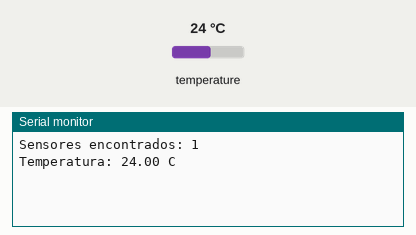
Recording of a sketch running on a simulated ESP32. Shown: the last lines printed to the serial monitor. The test bench sets the inputs (shaded band); at power-on: temperature 24 °C.

Above: at 2.2 s.
2.3 s: temperature set to 12 °C
At 5.4 s:
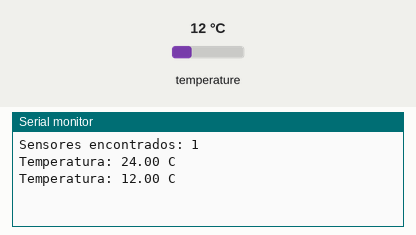
6.0 s: temperature set to 19 °C
At 8.6 s:
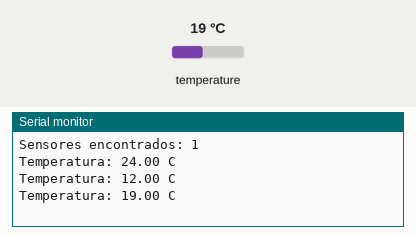
Timing chart, 0 to 10.1 s (numbered marks = the images above; inputs shaded):
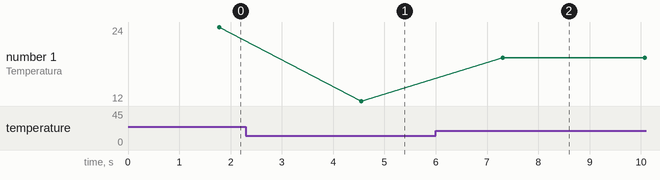

The sketch:

teste_temperatura.ino
```cpp
/*
  Teste do sensor de temperatura DS18B20 (OneWire + ESP32)

  Ligação: VCC -> 3V3, GND -> GND, DQ -> GPIO 4,
  com resistor pull-up de 10 kΩ entre DQ e VCC.
*/

#include <OneWire.h>
#include <DallasTemperature.h>

const int PIN_ONE_WIRE = 4;

OneWire oneWire(PIN_ONE_WIRE);
DallasTemperature sensores(&oneWire);

void setup() {
  Serial.begin(115200);
  delay(1000);
  sensores.begin();

  int encontrados = sensores.getDeviceCount();
  Serial.printf("Sensores encontrados: %d\n", encontrados);
  if (encontrados == 0) {
    Serial.println("Nenhum sensor detectado. Verifique pino, pull-up e conexões.");
  }
}

void loop() {
  sensores.requestTemperatures();
  float tempC = sensores.getTempCByIndex(0);

  if (tempC == DEVICE_DISCONNECTED_C) {
    Serial.println("Erro: sensor desconectado.");
  } else {
    Serial.printf("Temperatura: %.2f C\n", tempC);
  }
  delay(2000);
}
```

Measured:
- after the input at 2.3 s, the serial monitor: prints a new line after 2.2 s (image 1)
- after the input at 6.0 s, the serial monitor: prints a new line after 1.3 s (image 2)
- plotted number 1: 24 → 12 after the input at 2.3 s, 12 → 19 after the input at 6.0 s
